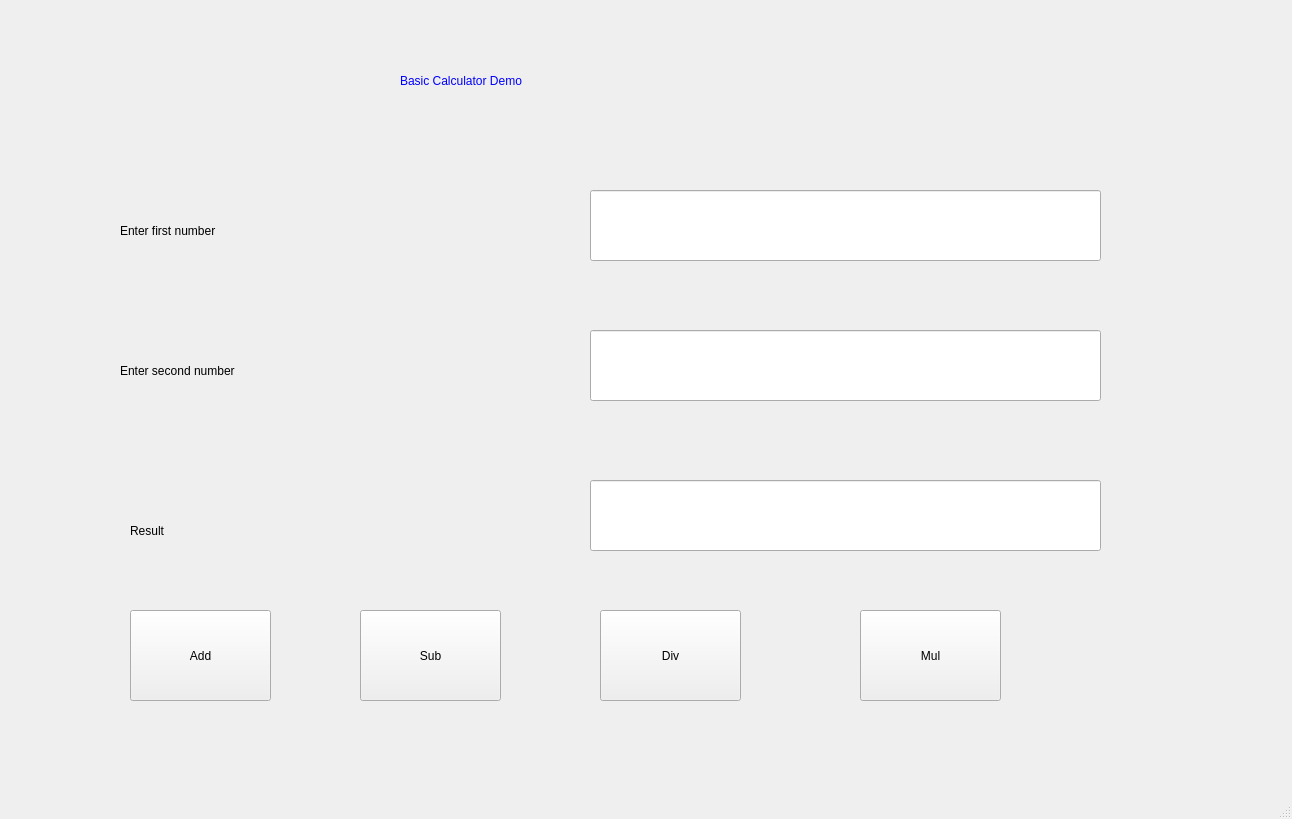
<?xml version="1.0" encoding="UTF-8"?>
<ui version="4.0">
 <class>MainWindow</class>
 <widget class="QMainWindow" name="MainWindow">
  <property name="geometry">
   <rect>
    <x>0</x>
    <y>0</y>
    <width>1292</width>
    <height>819</height>
   </rect>
  </property>
  <property name="windowTitle">
   <string>MainWindow</string>
  </property>
  <widget class="QWidget" name="centralwidget">
   <widget class="QLabel" name="label">
    <property name="geometry">
     <rect>
      <x>400</x>
      <y>40</y>
      <width>491</width>
      <height>81</height>
     </rect>
    </property>
    <property name="styleSheet">
     <string notr="true">font: 24pt &quot;MS Shell Dlg 2&quot;;
color: rgb(0, 0, 255);</string>
    </property>
    <property name="text">
     <string>Basic Calculator Demo</string>
    </property>
   </widget>
   <widget class="QLabel" name="label_2">
    <property name="geometry">
     <rect>
      <x>120</x>
      <y>200</y>
      <width>501</width>
      <height>61</height>
     </rect>
    </property>
    <property name="styleSheet">
     <string notr="true">font: 20pt &quot;MS Shell Dlg 2&quot;;</string>
    </property>
    <property name="text">
     <string>Enter first number</string>
    </property>
   </widget>
   <widget class="QLabel" name="label_3">
    <property name="geometry">
     <rect>
      <x>120</x>
      <y>340</y>
      <width>501</width>
      <height>61</height>
     </rect>
    </property>
    <property name="styleSheet">
     <string notr="true">font: 20pt &quot;MS Shell Dlg 2&quot;;</string>
    </property>
    <property name="text">
     <string>Enter second number</string>
    </property>
   </widget>
   <widget class="QLabel" name="label_4">
    <property name="geometry">
     <rect>
      <x>130</x>
      <y>500</y>
      <width>501</width>
      <height>61</height>
     </rect>
    </property>
    <property name="styleSheet">
     <string notr="true">font: 20pt &quot;MS Shell Dlg 2&quot;;</string>
    </property>
    <property name="text">
     <string>Result</string>
    </property>
   </widget>
   <widget class="QLineEdit" name="lineEdit">
    <property name="geometry">
     <rect>
      <x>590</x>
      <y>190</y>
      <width>511</width>
      <height>71</height>
     </rect>
    </property>
   </widget>
   <widget class="QLineEdit" name="lineEdit_2">
    <property name="geometry">
     <rect>
      <x>590</x>
      <y>330</y>
      <width>511</width>
      <height>71</height>
     </rect>
    </property>
   </widget>
   <widget class="QLineEdit" name="lineEdit_3">
    <property name="geometry">
     <rect>
      <x>590</x>
      <y>480</y>
      <width>511</width>
      <height>71</height>
     </rect>
    </property>
   </widget>
   <widget class="QPushButton" name="pushButton">
    <property name="geometry">
     <rect>
      <x>130</x>
      <y>610</y>
      <width>141</width>
      <height>91</height>
     </rect>
    </property>
    <property name="styleSheet">
     <string notr="true">font: 20pt &quot;MS Shell Dlg 2&quot;;</string>
    </property>
    <property name="text">
     <string>Add</string>
    </property>
   </widget>
   <widget class="QPushButton" name="pushButton_2">
    <property name="geometry">
     <rect>
      <x>360</x>
      <y>610</y>
      <width>141</width>
      <height>91</height>
     </rect>
    </property>
    <property name="styleSheet">
     <string notr="true">font: 20pt &quot;MS Shell Dlg 2&quot;;</string>
    </property>
    <property name="text">
     <string>Sub</string>
    </property>
   </widget>
   <widget class="QPushButton" name="pushButton_3">
    <property name="geometry">
     <rect>
      <x>600</x>
      <y>610</y>
      <width>141</width>
      <height>91</height>
     </rect>
    </property>
    <property name="styleSheet">
     <string notr="true">font: 20pt &quot;MS Shell Dlg 2&quot;;</string>
    </property>
    <property name="text">
     <string>Div</string>
    </property>
   </widget>
   <widget class="QPushButton" name="pushButton_4">
    <property name="geometry">
     <rect>
      <x>860</x>
      <y>610</y>
      <width>141</width>
      <height>91</height>
     </rect>
    </property>
    <property name="styleSheet">
     <string notr="true">font: 20pt &quot;MS Shell Dlg 2&quot;;</string>
    </property>
    <property name="text">
     <string>Mul</string>
    </property>
   </widget>
  </widget>
  <widget class="QMenuBar" name="menubar">
   <property name="geometry">
    <rect>
     <x>0</x>
     <y>0</y>
     <width>1292</width>
     <height>31</height>
    </rect>
   </property>
  </widget>
  <widget class="QStatusBar" name="statusbar"/>
 </widget>
 <resources/>
 <connections/>
</ui>
